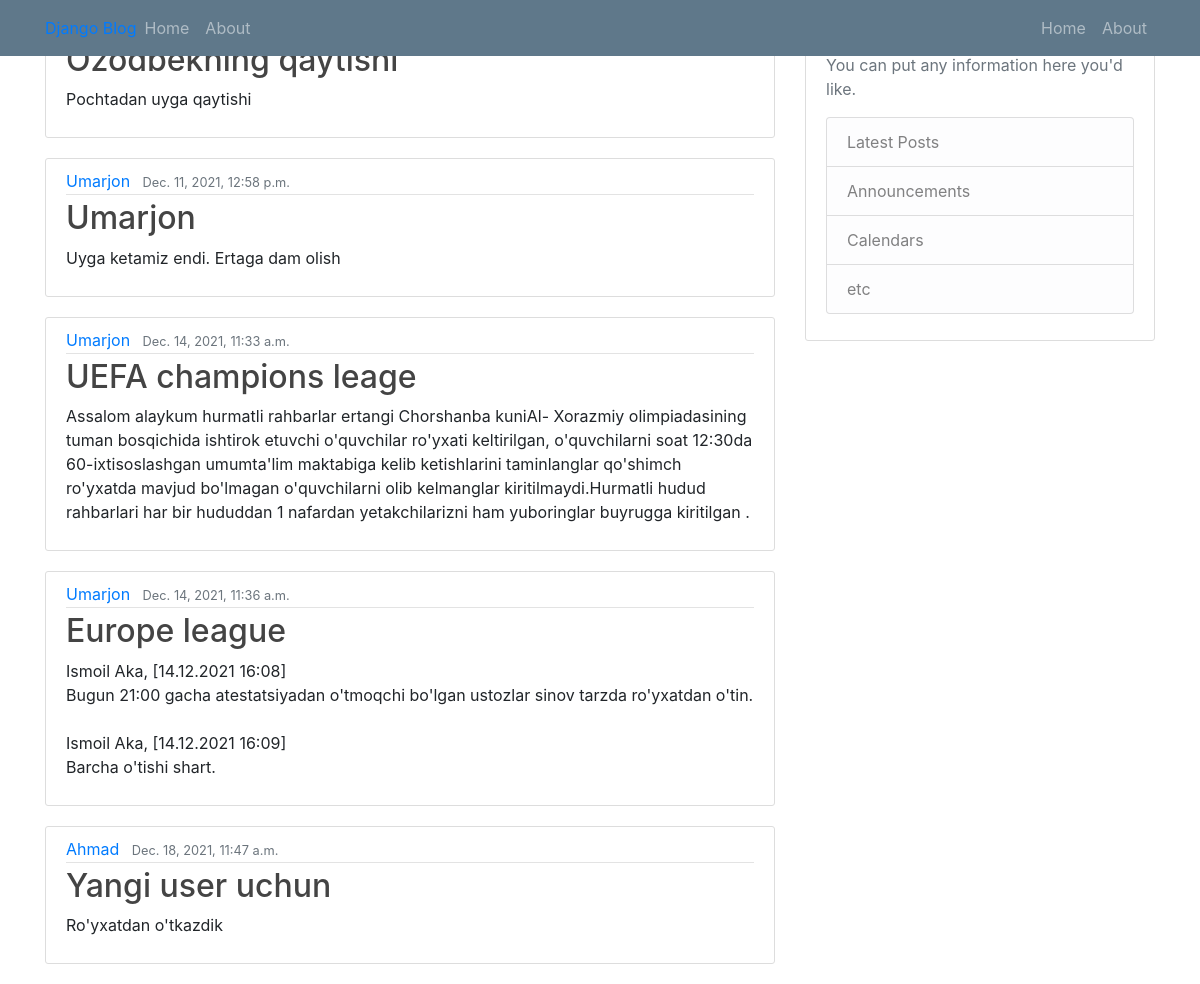
The app's page /, older data.
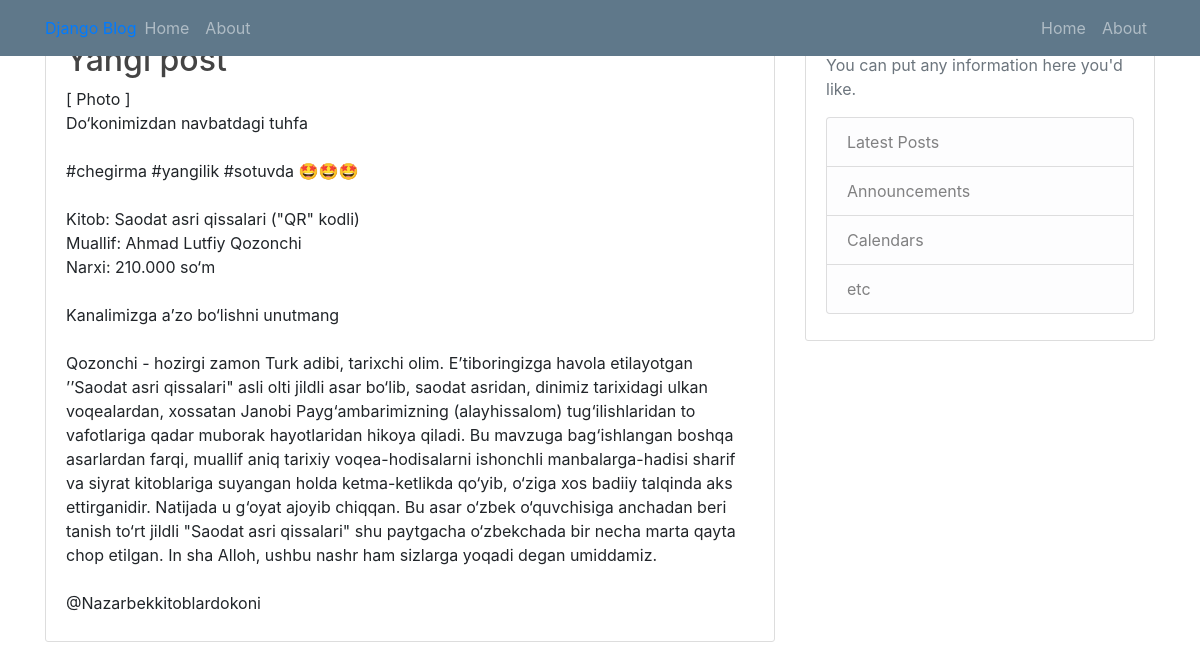
The same page, newer data.
### blog/models.py (models this page shows, shortened)
class Post(models.Model):
    title =models.CharField(max_length=100)
    content=models.TextField()
    date_posted = models.DateTimeField(default=timezone.now)
    author = models.ForeignKey(User,on_delete=models.CASCADE)

### blog/views.py (the view)
# urls.py: path('',views.home, name='blog-home'),
def home(request):
    context={'posts':Post.objects.all()}
    return render(request, 'blog/home.html', context)

### blog/templates/blog/home.html
{% extends "blog/base.html" %}
{% block content %}
    {% for post in posts %}
        <article class="media content-section">
          <div class="media-body">
            <div class="article-metadata">
              <a class="mr-2" href="#">{{ post.author }}</a>
              <small class="text-muted">{{ post.date_posted }}</small>
            </div>
            <h2><a class="article-title" href="#">{{ post.title }}</a></h2>
            <p class="article-content">{{ post.content }}</p>
          </div>
        </article>
    {% endfor %}
{% endblock content %}

### blog/templates/blog/base.html (shortened to what this page needs)
{% load static %}
<!DOCTYPE html>
<html lang="en">
<head>
    <link rel="stylesheet" type="text/css" href="{% static 'blog/main.css' %}">
    <link rel="stylesheet" href="https://maxcdn.bootstrapcdn.com/bootstrap/4.0.0/css/bootstrap.min.css"
>
</head>
<body>
    <header class="site-header">
        <nav class="navbar navbar-expand-md navbar-dark bg-steel fixed-top">
            <div class="container">
                <a href="{% url 'blog-home' %}">Django Blog</a>
                <div class="collapse navbar-collapse" id="navbarToggle">
                    <div class="navbar-nav mr-auto">
                        <a class="nav-item nav-link" href="{% url 'blog-home'  %}">Home</a>
                        <a href="{% url 'blog-about'  %}" class="nav-item nav-link">About</a>
                    </div>
                    <div class="navbar-nav">
                        <a class="nav-item nav-link" href="#">Home</a>
                        <a href="#" class="nav-item nav-link">About</a>
                    </div>
                </div>
            </div>
        </nav>
    </header>
    <main role="main" class="container">
        <div class="row">
          <div class="col-md-8">
            {% block content %}{% endblock %}
          </div>
          <div class="col-md-4">
            <div class="content-section">
              <h3>Our Sidebar</h3>
              <p class='text-muted'>You can put any information here you'd like.
                <ul class="list-group">
                  <li class="list-group-item list-group-item-light">Latest Posts</li>
                  <li class="list-group-item list-group-item-light">Announcements</li>
                  <li class="list-group-item list-group-item-light">Calendars</li>
                  <li class="list-group-item list-group-item-light">etc</li>
                </ul>
              </p>
            </div>
          </div>
        </div>
      </main>
</body>
</html>

### blog/static/blog/main.css (style rules this page uses)
body { background: #fafafa; color: #333333; margin-top: 5rem; }
h1, h2, h3, h4, h5, h6 { color: #444444; }
ul { margin: 0; }
.bg-steel { background-color: #5f788a; }
.site-header .navbar-nav .nav-link { color: #cbd5db; }
.content-section { background: #ffffff; padding: 10px 20px; border: 1px solid #dddddd; border-radius: 3px; margin-bottom: 20px; }
.article-title { color: #444444; }
.article-content { white-space: pre-line; }
.article-metadata { padding-bottom: 1px; margin-bottom: 4px; border-bottom: 1px solid #e3e3e3 }

Row changes from the older to the newer data that the page shows:
removed Post: title "Ozodbekning qaytishi", content "Pochtadan uyga qaytishi"
removed Post: author "Umarjon", date_posted "Dec. 11, 2021, 12:58 p.m.", title "Umarjon", content "Uyga ketamiz endi. Ertaga dam olish"
removed Post: author "Umarjon", date_posted "Dec. 14, 2021, 11:33 a.m.", title "UEFA champions leage", content "Assalom alaykum hurmatli rahbarlar ertangi Chorshanba kuniAl- Xorazmiy olimpiadasining tuman bosqichida ishtirok etuvchi o'quvchilar ro'yxati keltirilgan, o'quvchilarni soat 12:30da 60-ixtisoslashgan umumta'lim maktabiga kelib ketishlarini taminlanglar qo'shimch ro'yxatda mavjud bo'lmagan o'quvchilarni olib kelmanglar kiritilmaydi.Hurmatli hudud rahbarlari har bir hududdan 1 nafardan yetakchilarizni ham yuboringlar buyrugga kiritilgan ."
removed Post: author "Umarjon", date_posted "Dec. 14, 2021, 11:36 a.m.", title "Europe league", content "Ismoil Aka, [14.12.2021 16:08] Bugun 21:00 gacha atestatsiyadan o'tmoqchi bo'lgan ustozlar sinov tarzda ro'yxatdan o'tin. Ismoil Aka, [14.12.2021 16:09] Barcha o'tishi shart."
removed Post: author "Ahmad", date_posted "Dec. 18, 2021, 11:47 a.m.", title "Yangi user uchun", content "Ro'yxatdan o'tkazdik"
added Post: title "Yangi post", content "[ Photo ] Do‘konimizdan navbatdagi tuhfa #chegirma #yangilik #sotuvda 🤩🤩🤩 Kitob: Saodat asri qissalari (\"QR\" kodli) Muallif: Ahmad Lutfiy Qozonchi Narxi: 210.000 so‘m Kanalimizga aʼzo bo‘lishni unutmang Qozonchi - hozirgi zamon Turk adibi, tarixchi olim. Eʼtiboringizga havola etilayotgan ʼʼSaodat asri qissalari\" asli olti jildli asar bo‘lib, saodat asridan, dinimiz tarixidagi ulkan voqealardan, xossatan Janobi Payg‘ambarimizning (alayhissalom) tug‘ilishlaridan to vafotlariga qadar muborak hayotlaridan hikoya qiladi. Bu mavzuga bag‘ishlangan boshqa asarlardan farqi, muallif aniq tarixiy voqea-hodisalarni ishonchli manbalarga-hadisi sharif va siyrat kitoblariga suyangan holda ketma-ketlikda…"
